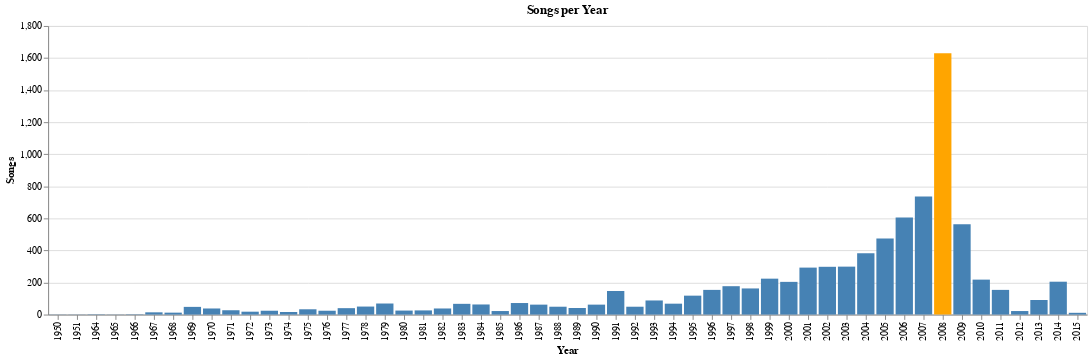

Here is the notebook cell this chart was saved with:
### Markdown cell above
Now let's see how many songs we have per Year on an Altair chart, and highlight the one with most songs.

### Code cell
top_10_years = songs_df.filter(pl.col('Year') > 1000).filter(pl.col('Year') < 2024)
top_10_years = top_10_years.select(
    pl.col('Name').alias('Songs'),
    pl.col('Year')
).group_by('Year').agg(
    pl.count('Songs')
).sort(by='Year')
top_year = top_10_years.select(
    pl.col("Year").filter(pl.col("Songs") == pl.col("Songs").max())
).to_numpy()[0][0]
alt.Chart(top_10_years, title="Songs per Year").mark_bar().encode(
    x="Year:O",
    y="Songs:Q",
    color=alt.condition(
        alt.datum.Year == top_year,
        alt.value('orange'),
        alt.value('steelblue')
    )
)

### Figure 1 — Vega-Lite specification as saved in the notebook (floating-point values rounded to 4 significant figures)
{"config": {"view": {"continuousWidth": 300, "continuousHeight": 300}}, "data": {"name": "data-24131627061abe6231d52b25d219649c"}, "mark": {"type": "bar"}, "encoding": {"color": {"condition": {"test": "(datum.Year === 2008)", "value": "orange"}, "value": "steelblue"}, "x": {"field": "Year", "type": "ordinal"}, "y": {"field": "Songs", "type": "quantitative"}}, "title": "Songs per Year", "$schema": "https://vega.github.io/schema/vega-lite/v5.14.1.json", "datasets": {"data-24131627061abe6231d52b25d219649c": [{"Year": 1950, "Songs": 1}, {"Year": 1951, "Songs": 1}, {"Year": 1964, "Songs": 2}, {"Year": 1965, "Songs": 1}, {"Year": 1966, "Songs": 2}, {"Year": 1967, "Songs": 14}, {"Year": 1968, "Songs": 12}, {"Year": 1969, "Songs": 48}, {"Year": 1970, "Songs": 38}, {"Year": 1971, "Songs": 27}, {"Year": 1972, "Songs": 18}, {"Year": 1973, "Songs": 24}, {"Year": 1974, "Songs": 16}, {"Year": 1975, "Songs": 33}, {"Year": 1976, "Songs": 24}, {"Year": 1977, "Songs": 40}, {"Year": 1978, "Songs": 50}, {"Year": 1979, "Songs": 69}, {"Year": 1980, "Songs": 25}, {"Year": 1981, "Songs": 26}, {"Year": 1982, "Songs": 38}, {"Year": 1983, "Songs": 67}, {"Year": 1984, "Songs": 63}, {"Year": 1985, "Songs": 22}, {"Year": 1986, "Songs": 72}, {"Year": 1987, "Songs": 62}, {"Year": 1988, "Songs": 49}, {"Year": 1989, "Songs": 41}, {"Year": 1990, "Songs": 62}, {"Year": 1991, "Songs": 147}, {"Year": 1992, "Songs": 49}, {"Year": 1993, "Songs": 88}, {"Year": 1994, "Songs": 68}, {"Year": 1995, "Songs": 118}, {"Year": 1996, "Songs": 154}, {"Year": 1997, "Songs": 177}, {"Year": 1998, "Songs": 163}, {"Year": 1999, "Songs": 224}, {"Year": 2000, "Songs": 204}, {"Year": 2001, "Songs": 293}, {"Year": 2002, "Songs": 298}, {"Year": 2003, "Songs": 299}, {"Year": 2004, "Songs": 383}, {"Year": 2005, "Songs": 475}, {"Year": 2006, "Songs": 605}, {"Year": 2007, "Songs": 736}, {"Year": 2008, "Songs": 1630}, {"Year": 2009, "Songs": 563}, {"Year": 2010, "Songs": 218}, {"Year": 2011, "Songs": 154}, {"Year": 2012, "Songs": 22}, {"Year": 2013, "Songs": 91}, {"Year": 2014, "Songs": 205}, {"Year": 2015, "Songs": 11}]}}
